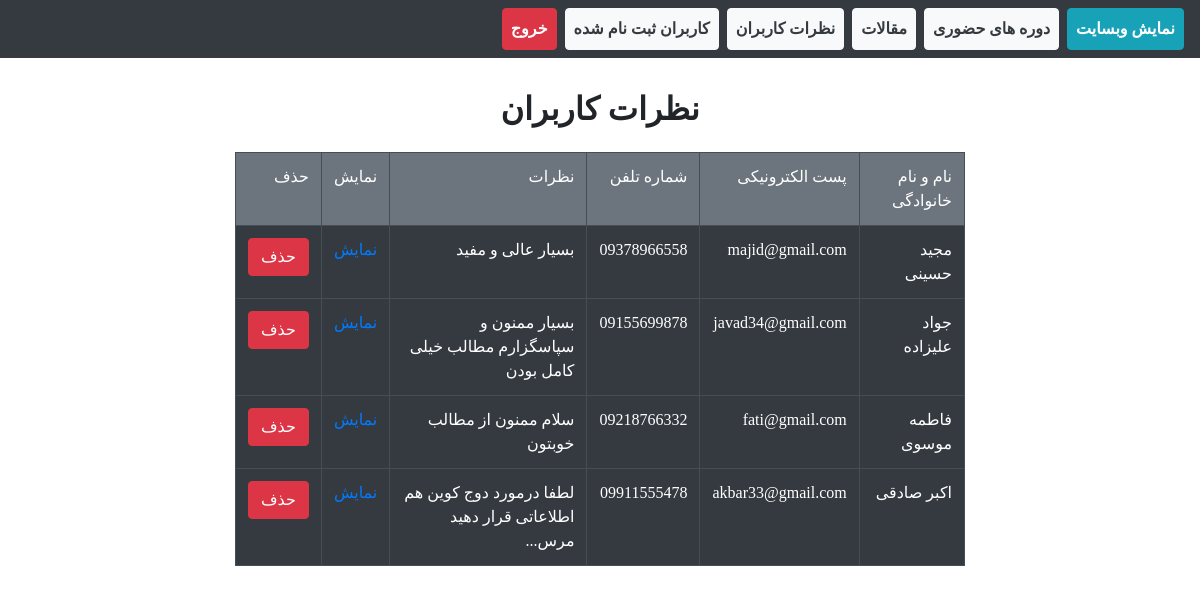
Screenshot of /administrator/admin/comments.php (signed in) with the database file from the repository.
### tables this page shows
CREATE TABLE `contacts` (
  `id` int(11) NOT NULL,
  `name` varchar(50) NOT NULL,
  `email` varchar(50) NOT NULL,
  `phone` varchar(15) NOT NULL,
  `message` varchar(200) NOT NULL
);

### administrator/config.php (called while the page is built, shortened)
<?php
function ConnectDB()
{
    $con = mysqli_connect("localhost", "root", "", "digital_currency");
    return $con;
}
function SelectContacts()
{
    $con = ConnectDB();
    $query = mysqli_query($con, "select * from contacts");
    return $query;
}

### administrator/admin/comments.php (the view, shortened to what this page needs)
<?php
include_once "../config.php";
$query = SelectContacts();
?>
<?php include_once "../partials/_header.php";?>
<?php include_once "../partials/_menu.php";?>
<h2 class="pt-7 text-center font-weight-bold b-titr">نظرات کاربران</h2>
<div class="container">
    <div class="row pt-3">
        <div class="col-8 offset-2">
            <table class="table table-dark table-bordered  table-hover direction_rtl text-right">
                <tr class="bg-secondary">
                    <td>نام و نام خانوادگی</td>
                    <td>پست الکترونیکی</td>
                    <td>شماره تلفن</td>
                    <td>نظرات</td>
                    <td>نمایش</td>
                    <td>حذف</td>
                </tr>
                <?php foreach ($query as $item): ?>
                    <tr>
                        <td><?php echo $item['name']; ?></td>
                        <td><?php echo $item['email']; ?></td>
                        <td><?php echo $item['phone']; ?></td>
                        <td><?php if (strlen($item['message']) > 85):
                                echo substr($item['message'], 0, 85) . "..."; ?>
                            <?php else: echo $item['message']; ?>
                            <?php endif; ?>
                        </td>
                        <td>
                            <a href="" data-toggle="modal" data-target="#modelId-<?php echo $item['id']; ?>">نمایش</a>
                        </td>
                        <td>
                            <form action="../admin/contacts/delete.php" method="post">
                                <input type="submit" value="حذف" class="btn btn-danger">
                            </form>
                        </td>
                    </tr>
                <?php endforeach; ?>
            </table>
        </div>
    </div>
</div>
<?php include_once "../partials/_footer.php";?>

### rows the page displays
contacts: name "مجید حسینی", email "majid@gmail.com", phone "09378966558", message "بسیار عالی و مفید"
contacts: name "جواد علیزاده", email "javad34@gmail.com", phone "09155699878", message "بسیار ممنون و سپاسگزارم مطالب خیلی کامل بودن"
contacts: name "فاطمه موسوی", email "fati@gmail.com", phone "09218766332", message "سلام ممنون از مطالب خوبتون"
contacts: name "اکبر صادقی", email "akbar33@gmail.com", phone "09911555478", message "لطفا درمورد دوج کوین هم اطلاعاتی قرار دهید مرس"
